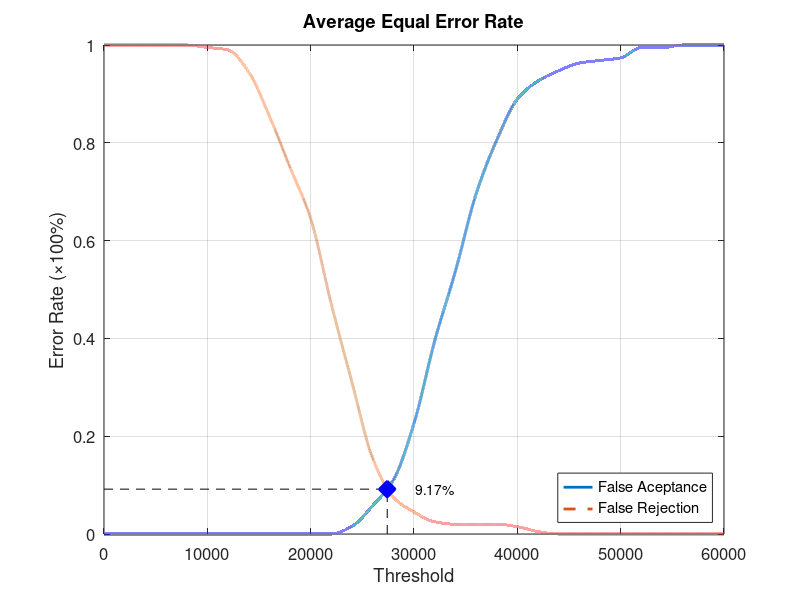
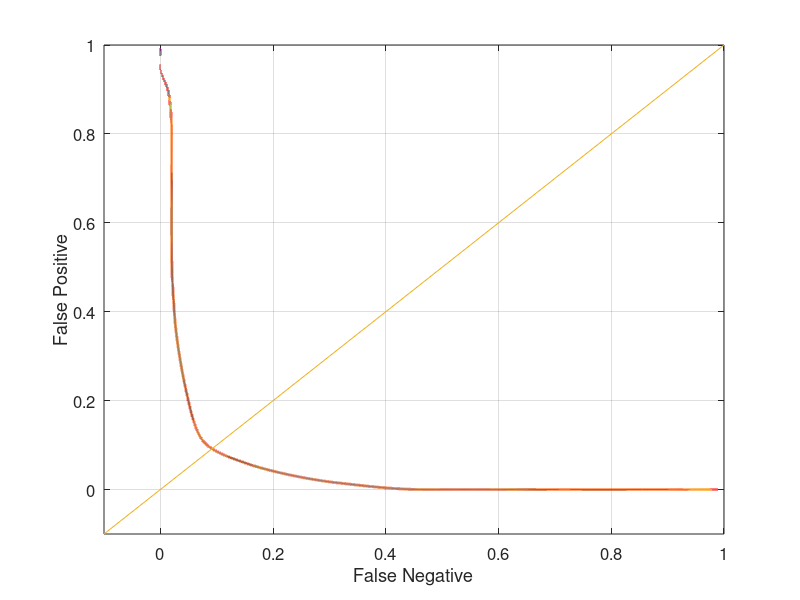

MATLAB code to generate these figures, in order:
function yEER = Database1_1
close all;
clear;
clc;
x = 0:2000:60000;
xq = 0:0.5:60000;

y0 = [0 0 0 0 0 0 0 0 0 0 0 0 0.0157895 0.0578947 0.110526 0.226316 0.394737 0.536842 0.694737 0.805263 0.889474 0.926316 0.947368 0.963158 0.968421 0.973684 0.994737 0.994737 1 1 1];
yy0 = interp1(x, y0, xq, 'pchip');
y1 = [1 1 1 1 1 0.995 0.99 0.945 0.855 0.75 0.645 0.47 0.31 0.155 0.075 0.045 0.025 0.02 0.02 0.02 0.015 0.005 0 0 0 0 0 0 0 0 0];
yy1 = interp1(x, y1, xq, 'pchip');

% Calculating EER: 
y2 = abs(y0 - y1);
find(y2 == min(y2))
yy2 = abs(yy0 - yy1);
xEER = find(yy2 == min(yy2));
xEERIndex = xq(xEER) % X-axis EER
yEER = yy0(xEER) % Y-axis EER

main = figure
plot(xq, yy0,'-','LineWidth', 2);	hold on
plot(xq, yy1,'--','LineWidth', 2);	hold on
plot([xEERIndex xEERIndex], [0 yEER], 'k--');	hold on
plot([0 xEERIndex], [yEER yEER], 'k--');	hold on
plot(xEERIndex, yEER, 'bx', 'LineWidth', 10);	hold on
text(xEERIndex + 10 * xEERIndex / 100, yEER, [num2str(round((10000 * yEER)) / 100) '%'])
legend('False Aceptance', 'False Rejection', 'Location', 'SouthEast')
xlabel('Threshold')
ylabel('Error Rate (\times100%)')
title('Average Equal Error Rate')
set(gca, 'FontSize', 12)
axis([0 60000 0 1])
grid on

print(main, 'Database1_1Main', '-dpng');
FNRxFPR = figure('Color', [1 1 1]);
plot(yy1, yy0, '-', yy1, yy0, 'LineWidth', 2);
hold on
y = -0.1:0.1:1
plot(y, y); 
set(gca, 'FontSize', 12)
xlabel('False Negative')
ylabel('False Positive')
axis([-0.1 1 -0.1 1])
set(gca, 'FontSize', 12)
grid on

print(FNRxFPR, 'Database1_1FNRxFPR','-dpng');
end
